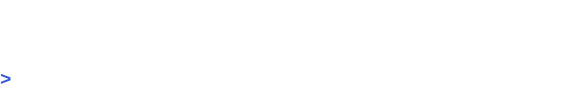
<?xml version="1.0" encoding="UTF-8"?>
<ui version="4.0">
 <class>JsConsoleWidget</class>
 <widget class="QWidget" name="JsConsoleWidget">
  <property name="geometry">
   <rect>
    <x>0</x>
    <y>0</y>
    <width>570</width>
    <height>92</height>
   </rect>
  </property>
  <layout class="QVBoxLayout" name="verticalLayout">
   <property name="spacing">
    <number>0</number>
   </property>
   <property name="leftMargin">
    <number>0</number>
   </property>
   <property name="topMargin">
    <number>0</number>
   </property>
   <property name="rightMargin">
    <number>0</number>
   </property>
   <property name="bottomMargin">
    <number>0</number>
   </property>
   <item>
    <widget class="QTextEdit" name="jsConsole">
     <property name="frameShape">
      <enum>QFrame::NoFrame</enum>
     </property>
     <property name="lineWidth">
      <number>0</number>
     </property>
     <property name="readOnly">
      <bool>true</bool>
     </property>
     <property name="textInteractionFlags">
      <set>Qt::TextBrowserInteraction</set>
     </property>
    </widget>
   </item>
   <item>
    <layout class="QHBoxLayout" name="horizontalLayout_9">
     <property name="spacing">
      <number>0</number>
     </property>
     <item>
      <widget class="QLabel" name="label_7">
       <property name="minimumSize">
        <size>
         <width>14</width>
         <height>0</height>
        </size>
       </property>
       <property name="palette">
        <palette>
         <active>
          <colorrole role="WindowText">
           <brush brushstyle="SolidPattern">
            <color alpha="255">
             <red>51</red>
             <green>85</green>
             <blue>221</blue>
            </color>
           </brush>
          </colorrole>
          <colorrole role="Button">
           <brush brushstyle="SolidPattern">
            <color alpha="255">
             <red>255</red>
             <green>255</green>
             <blue>255</blue>
            </color>
           </brush>
          </colorrole>
          <colorrole role="Text">
           <brush brushstyle="SolidPattern">
            <color alpha="255">
             <red>51</red>
             <green>85</green>
             <blue>221</blue>
            </color>
           </brush>
          </colorrole>
          <colorrole role="ButtonText">
           <brush brushstyle="SolidPattern">
            <color alpha="255">
             <red>51</red>
             <green>85</green>
             <blue>221</blue>
            </color>
           </brush>
          </colorrole>
          <colorrole role="Base">
           <brush brushstyle="SolidPattern">
            <color alpha="255">
             <red>255</red>
             <green>255</green>
             <blue>255</blue>
            </color>
           </brush>
          </colorrole>
          <colorrole role="Window">
           <brush brushstyle="SolidPattern">
            <color alpha="255">
             <red>255</red>
             <green>255</green>
             <blue>255</blue>
            </color>
           </brush>
          </colorrole>
         </active>
         <inactive>
          <colorrole role="WindowText">
           <brush brushstyle="SolidPattern">
            <color alpha="255">
             <red>51</red>
             <green>85</green>
             <blue>221</blue>
            </color>
           </brush>
          </colorrole>
          <colorrole role="Button">
           <brush brushstyle="SolidPattern">
            <color alpha="255">
             <red>255</red>
             <green>255</green>
             <blue>255</blue>
            </color>
           </brush>
          </colorrole>
          <colorrole role="Text">
           <brush brushstyle="SolidPattern">
            <color alpha="255">
             <red>51</red>
             <green>85</green>
             <blue>221</blue>
            </color>
           </brush>
          </colorrole>
          <colorrole role="ButtonText">
           <brush brushstyle="SolidPattern">
            <color alpha="255">
             <red>51</red>
             <green>85</green>
             <blue>221</blue>
            </color>
           </brush>
          </colorrole>
          <colorrole role="Base">
           <brush brushstyle="SolidPattern">
            <color alpha="255">
             <red>255</red>
             <green>255</green>
             <blue>255</blue>
            </color>
           </brush>
          </colorrole>
          <colorrole role="Window">
           <brush brushstyle="SolidPattern">
            <color alpha="255">
             <red>255</red>
             <green>255</green>
             <blue>255</blue>
            </color>
           </brush>
          </colorrole>
         </inactive>
         <disabled>
          <colorrole role="WindowText">
           <brush brushstyle="SolidPattern">
            <color alpha="255">
             <red>51</red>
             <green>85</green>
             <blue>221</blue>
            </color>
           </brush>
          </colorrole>
          <colorrole role="Button">
           <brush brushstyle="SolidPattern">
            <color alpha="255">
             <red>255</red>
             <green>255</green>
             <blue>255</blue>
            </color>
           </brush>
          </colorrole>
          <colorrole role="Text">
           <brush brushstyle="SolidPattern">
            <color alpha="255">
             <red>51</red>
             <green>85</green>
             <blue>221</blue>
            </color>
           </brush>
          </colorrole>
          <colorrole role="ButtonText">
           <brush brushstyle="SolidPattern">
            <color alpha="255">
             <red>51</red>
             <green>85</green>
             <blue>221</blue>
            </color>
           </brush>
          </colorrole>
          <colorrole role="Base">
           <brush brushstyle="SolidPattern">
            <color alpha="255">
             <red>255</red>
             <green>255</green>
             <blue>255</blue>
            </color>
           </brush>
          </colorrole>
          <colorrole role="Window">
           <brush brushstyle="SolidPattern">
            <color alpha="255">
             <red>255</red>
             <green>255</green>
             <blue>255</blue>
            </color>
           </brush>
          </colorrole>
         </disabled>
        </palette>
       </property>
       <property name="autoFillBackground">
        <bool>false</bool>
       </property>
       <property name="styleSheet">
        <string notr="true">background-color: white;
color: #35d;
font-weight: bold;
font-family: Monospace, Ubuntu Mono, Lucida Console, Courier New;
font-size: 14pt</string>
       </property>
       <property name="text">
        <string>&gt;</string>
       </property>
       <property name="margin">
        <number>0</number>
       </property>
       <property name="buddy">
        <cstring>jsInput</cstring>
       </property>
      </widget>
     </item>
     <item>
      <widget class="QLineEdit" name="jsInput">
       <property name="sizePolicy">
        <sizepolicy hsizetype="Expanding" vsizetype="Fixed">
         <horstretch>0</horstretch>
         <verstretch>0</verstretch>
        </sizepolicy>
       </property>
       <property name="styleSheet">
        <string notr="true">background: white;
border: 0;
font-family: Monospace, Ubuntu Mono, Lucida Console, Courier New;
font-size: 14pt</string>
       </property>
       <property name="inputMask">
        <string/>
       </property>
       <property name="text">
        <string/>
       </property>
       <property name="frame">
        <bool>false</bool>
       </property>
      </widget>
     </item>
    </layout>
   </item>
  </layout>
 </widget>
 <resources/>
 <connections/>
</ui>
